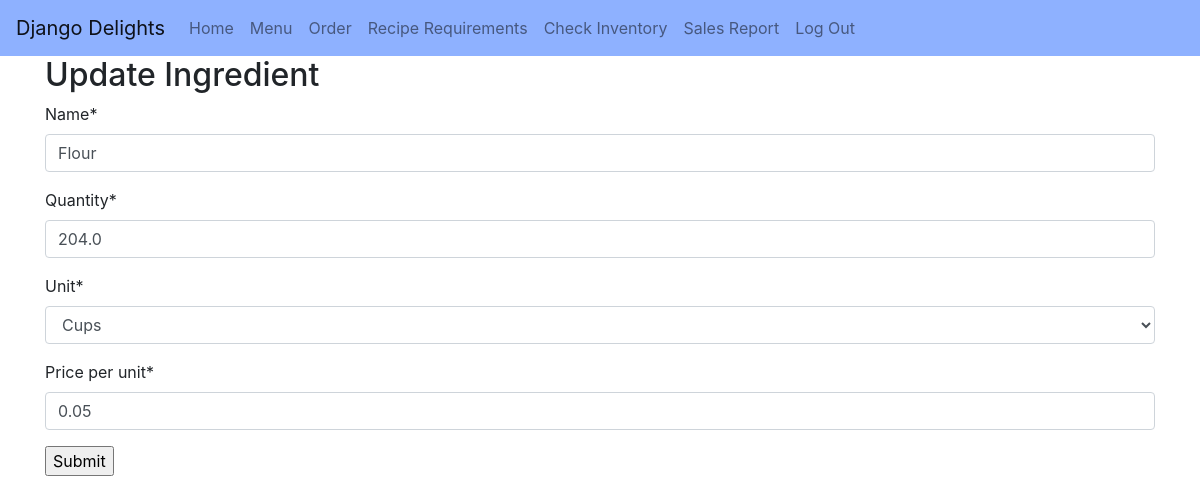
The app's page /ingredients/update/1 (signed in), older data.
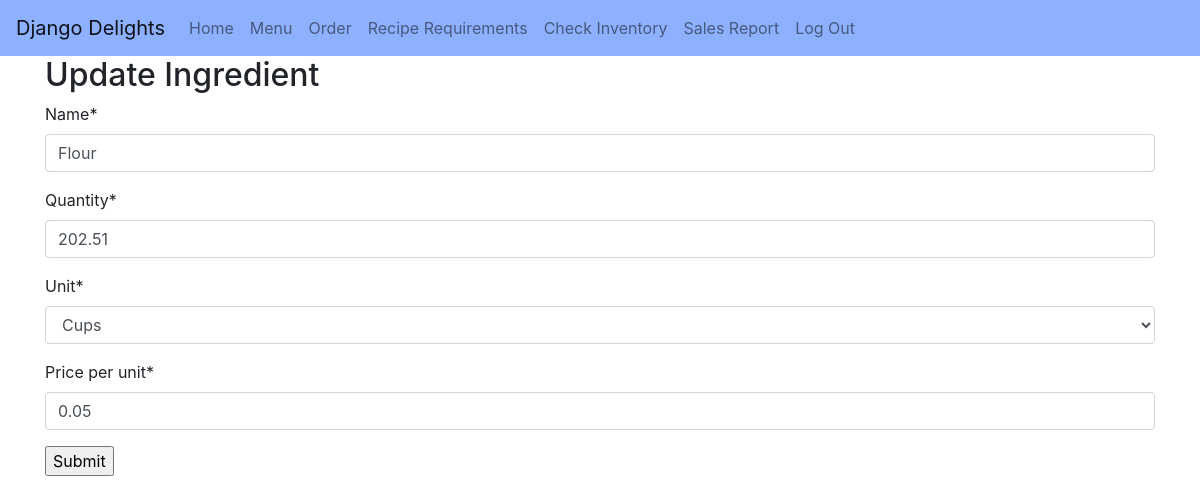
The same page, newer data.
### inventory/models.py (models this page shows, shortened)
class Ingredient(models.Model):
    POUNDS = 'lbs'
    CUPS = 'cups'
    TABLESPOONS = 'tbsp'
    TEASPOONS = 'tsp'
    EACH = 'each'
    UNIT_CHOICES = [
        (POUNDS, 'Pounds'),
        (CUPS, 'Cups'),
        (TABLESPOONS, 'Tablespoons'),
        (TEASPOONS, 'Teaspoons'),
        (EACH, 'Each')
    ]
    name = models.CharField(max_length=100)
    quantity = models.FloatField()
    unit = models.CharField(max_length=4, choices=UNIT_CHOICES)
    price_per_unit = models.DecimalField(max_digits=10, decimal_places=2)

### inventory/views.py (the view)
# urls.py: path('ingredients/update/<pk>', views.IngredientUpdate.as_view(), name='ingredientupdate'),
class IngredientUpdate(LoginRequiredMixin, UpdateView):
    model = Ingredient
    template_name = 'inventory/ingredient_update_form.html'
    form_class = IngredientUpdateForm

### inventory/forms.py
class IngredientUpdateForm(forms.ModelForm):
    class Meta:
        model = Ingredient
        fields = '__all__'

### inventory/templates/inventory/ingredient_update_form.html (shortened to what this page needs)
{% extends './base.html' %}
{% load crispy_forms_tags %}
{% block content %}
<div class="container">
  <h2>Update Ingredient</h2>
  <form method="post">
  <div>
    {{ form|crispy }}
    <input type="submit" value="Submit" />
  </div>
  </form>
</div>
{% endblock %}

Row changes from the older to the newer data that the page shows:
changed Ingredient "Flour": quantity "204.0" → "202.51"
